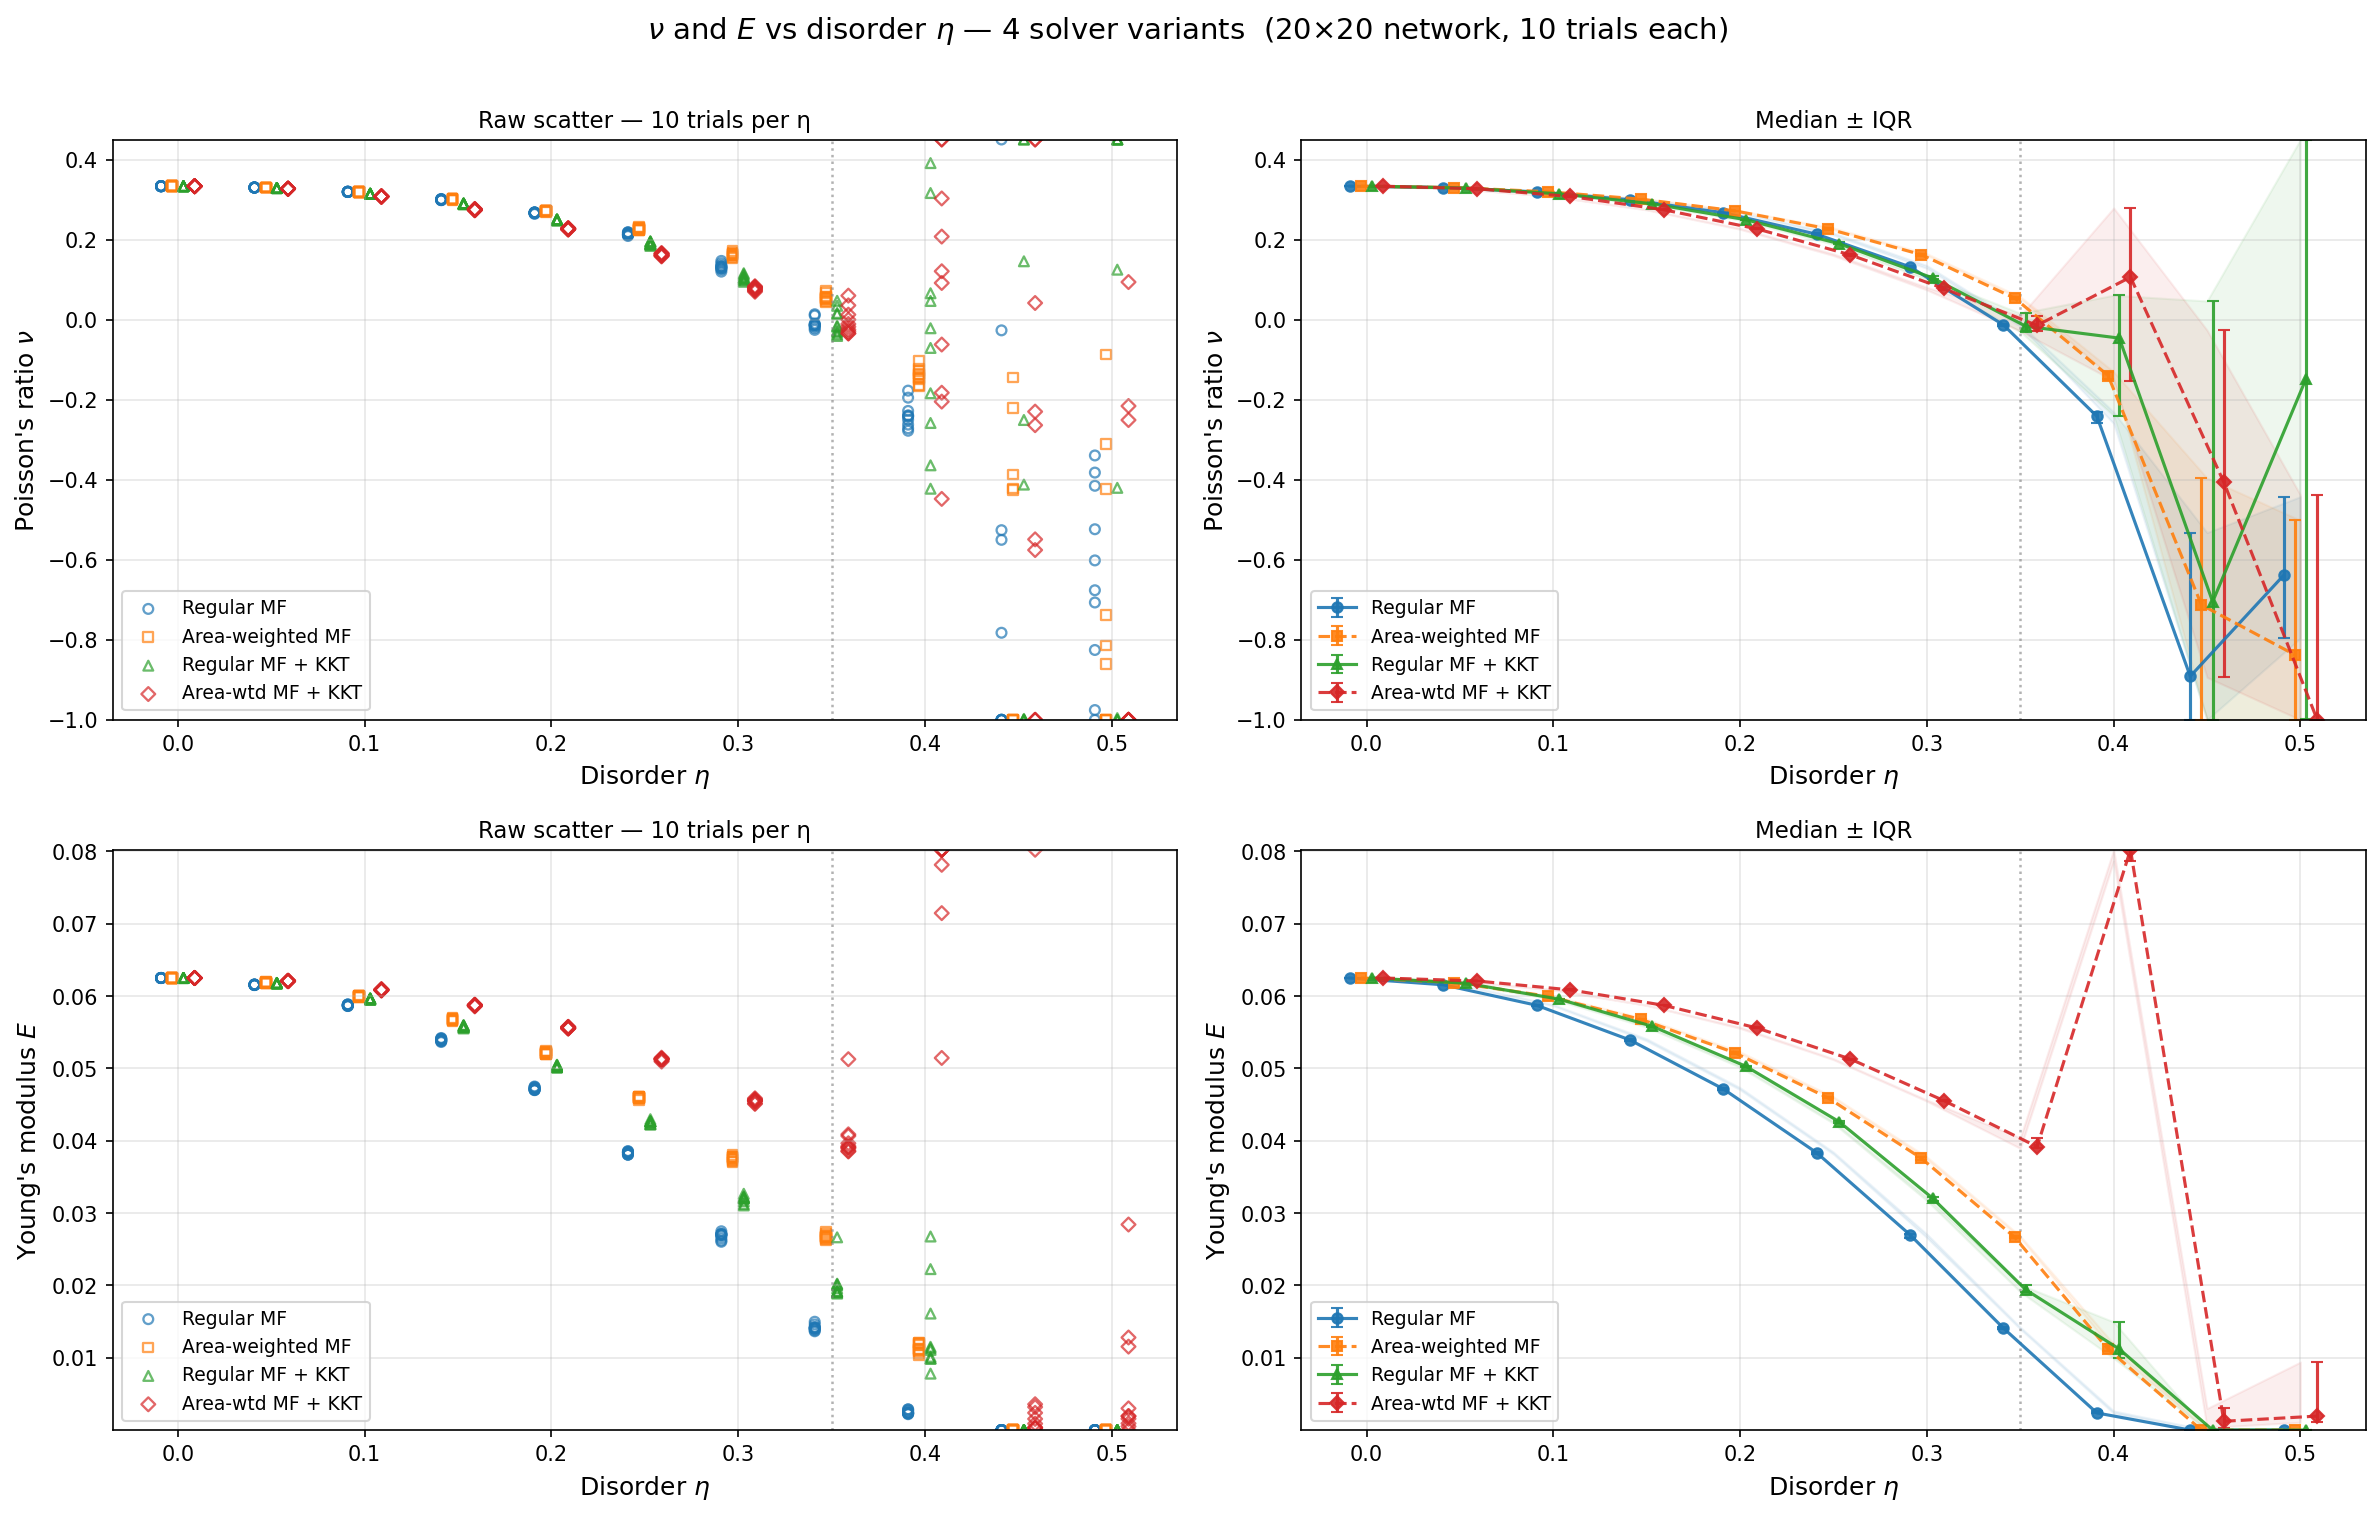

This figure's Python source:
"""
aaa_all_comparison — Poisson ratio and Young's modulus for all 4 solver variants.

Cases:
  1. Regular MF          — arithmetic mean, no KKT
  2. Area-weighted MF    — volume-weighted mean, no KKT
  3. Regular MF + KKT    — arithmetic mean + edge-compatibility correction
  4. Area-wtd MF + KKT   — volume-weighted mean + edge-compatibility correction

2×2 figure:
  Top left:    ν scatter (all trials)
  Top right:   ν median ± IQR
  Bottom left: E scatter (all trials)
  Bottom right:E median ± IQR
"""
import os
import numpy as np
import matplotlib
matplotlib.use('Agg')
import matplotlib.pyplot as plt

CACHE = os.path.join(os.path.dirname(__file__), 'all_models_comp_data.npz')
OUT   = os.path.join(os.path.dirname(__file__), 'aaa_all_comparison.png')

CASES = [
    ('Regular MF',        'C0', 'o',  '-'),
    ('Area-weighted MF',  'C1', 's',  '--'),
    ('Regular MF + KKT',  'C2', '^',  '-'),
    ('Area-wtd MF + KKT', 'C3', 'D',  '--'),
]

d        = np.load(CACHE)
etas     = d['etas']
nu_arr   = 0.5 * (d['nuxy_arr'] + d['nuyx_arr'])   # scalar average (4, 11, 10)
E_arr    = 0.5 * (d['Ex_arr']   + d['Ey_arr'])

N_TRIALS  = nu_arr.shape[2]
ETA_STABLE = 0.35
jitter     = np.linspace(-0.009, 0.009, len(CASES))

NU_LO, NU_HI = -1.0, 0.45
nu_clip = np.clip(nu_arr, NU_LO, NU_HI)

valid_E = E_arr[np.isfinite(E_arr)]
E_lo    = max(0.0, float(np.nanpercentile(valid_E, 2)))
E_hi    = float(np.nanpercentile(valid_E, 98)) * 1.1
E_clip  = np.clip(E_arr, E_lo, E_hi)

fig, axes = plt.subplots(2, 2, figsize=(16, 10))

for row, (arr, clip_arr, ylabel, ylo, yhi) in enumerate([
    (nu_arr, nu_clip, r"Poisson's ratio $\nu$", NU_LO, NU_HI),
    (E_arr,  E_clip,  r"Young's modulus $E$",   E_lo,  E_hi),
]):
    for col in range(2):
        ax = axes[row, col]

        for c, (label, color, marker, ls) in enumerate(CASES):
            data = clip_arr[c]   # (11, 10)
            jit  = jitter[c]

            if col == 0:   # scatter
                for i_eta, eta in enumerate(etas):
                    ax.scatter(
                        np.full(N_TRIALS, eta) + jit, data[i_eta],
                        marker=marker, facecolors='none', edgecolors=color,
                        s=22, linewidths=1.1, alpha=0.7,
                        label=label if i_eta == 0 else None,
                    )
            else:          # median ± IQR
                med = np.nanmedian(data, axis=1)
                q1  = np.nanpercentile(data, 25, axis=1)
                q3  = np.nanpercentile(data, 75, axis=1)
                ax.errorbar(
                    etas + jit, med,
                    yerr=[np.clip(med - q1, 0, None), np.clip(q3 - med, 0, None)],
                    fmt=f'{marker}{ls}', color=color, capsize=3,
                    markersize=5, label=label, alpha=0.9,
                )
                ax.fill_between(etas, q1, q3, alpha=0.08, color=color)

        ax.axvline(ETA_STABLE, color='gray', lw=1.2, ls=':', alpha=0.6)
        ax.set_xlabel(r'Disorder $\eta$', fontsize=12)
        ax.set_ylabel(ylabel, fontsize=12)
        ax.set_ylim(ylo, yhi)
        ax.legend(fontsize=9, loc='best')
        ax.grid(alpha=0.3)

        if col == 0:
            ax.set_title(f'Raw scatter — {N_TRIALS} trials per η', fontsize=11)
        else:
            ax.set_title('Median ± IQR', fontsize=11)

fig.suptitle(
    rf"$\nu$ and $E$ vs disorder $\eta$ — 4 solver variants  "
    rf"(20×20 network, {N_TRIALS} trials each)",
    fontsize=14, y=1.01,
)
fig.tight_layout()
fig.savefig(OUT, dpi=150, bbox_inches='tight')
print(f"Saved: {OUT}")
